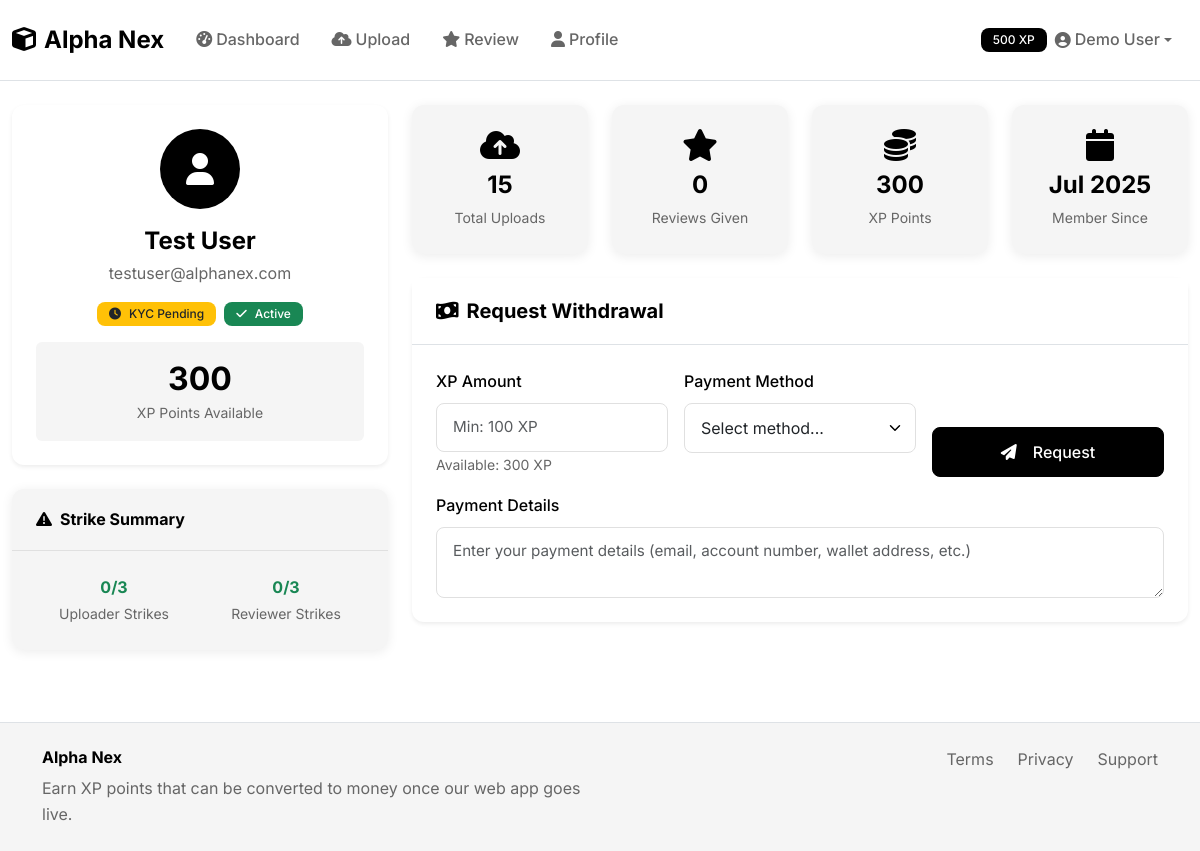
Page /request_withdrawal (signed in) on the committed database.
### models.py (models this page shows, shortened)
class User(UserMixin, db.Model):
    id = db.Column(db.Integer, primary_key=True)
    name = db.Column(db.String(100), nullable=False)
    email = db.Column(db.String(120), unique=True, nullable=False)
    password_hash = db.Column(db.String(256), nullable=False)
    is_verified = db.Column(db.Boolean, default=False)
    xp_points = db.Column(db.Integer, default=0)
    uploader_strikes = db.Column(db.Integer, default=0)
    reviewer_strikes = db.Column(db.Integer, default=0)
    is_banned = db.Column(db.Boolean, default=False)
    created_at = db.Column(db.DateTime, default=datetime.utcnow)
    kyc_verified = db.Column(db.Boolean, default=False)
    document_path = db.Column(db.String(255))
    selfie_path = db.Column(db.String(255))
    daily_upload_bytes = db.Column(db.Integer, default=0)
    daily_upload_reset = db.Column(db.DateTime, default=datetime.utcnow)
    uploads = db.relationship('Upload', backref='user', lazy=True)
    reviews = db.relationship('Review', backref='reviewer', lazy=True)
    strikes = db.relationship('Strike', backref='user', lazy=True)
    withdrawals = db.relationship('WithdrawalRequest', backref='user', lazy=True)

### routes.py (the view, shortened to what this page needs)
@app.route('/request_withdrawal', methods=['GET', 'POST'])
def request_withdrawal():
    form = WithdrawalForm()
    return render_template('profile.html', withdrawal_form=form)

### forms.py
class WithdrawalForm(FlaskForm):
    amount_xp = IntegerField('XP Amount', validators=[DataRequired()])
    payment_method = SelectField('Payment Method', validators=[DataRequired()], choices=[
        ('paypal', 'PayPal'),
        ('bank', 'Bank Transfer'),
        ('crypto', 'Cryptocurrency')
    ])
    payment_details = TextAreaField('Payment Details', validators=[DataRequired()])

### app.py (called while the page is built)
@login_manager.user_loader
def load_user(user_id):
    from models import User
    return User.query.get(int(user_id))

### templates/profile.html (shortened to what this page needs)
{% extends "base.html" %}
{% block content %}
<div class="row">
    <div class="col-lg-4">
        <div class="card border-0 shadow-sm mb-4">
            <div class="card-body text-center">
                <div class="bg-black text-white rounded-circle d-inline-flex align-items-center justify-content-center mb-3"
                     style="width: 80px; height: 80px;">
                    <i class="fas fa-user fa-2x"></i>
                </div>
                <h4 class="fw-bold text-black mb-1">{{ current_user.name }}</h4>
                <p class="text-muted mb-3">{{ current_user.email }}</p>
                <div class="d-flex justify-content-center gap-2 mb-3">
                    {% if current_user.kyc_verified %}
                    <span class="badge bg-success">
                        <i class="fas fa-check-circle me-1"></i>KYC Verified
                    </span>
                    {% else %}
                    <span class="badge bg-warning text-dark">
                        <i class="fas fa-clock me-1"></i>KYC Pending
                    </span>
                    {% endif %}
                    {% if current_user.is_banned %}
                    <span class="badge bg-danger">
                        <i class="fas fa-ban me-1"></i>Banned
                    </span>
                    {% else %}
                    <span class="badge bg-success">
                        <i class="fas fa-check me-1"></i>Active
                    </span>
                    {% endif %}
                </div>
                <div class="bg-light rounded p-3">
                    <h2 class="fw-bold text-black mb-0">{{ current_user.xp_points }}</h2>
                    <small class="text-muted">XP Points Available</small>
                </div>
            </div>
        </div>
        <div class="card border-0 {% if current_user.uploader_strikes > 0 or current_user.reviewer_strikes > 0 %}bg-warning bg-opacity-10 border-warning{% else %}bg-light{% endif %}">
            <div class="card-header bg-transparent">
                <h6 class="fw-bold text-black mb-0">
                    <i class="fas fa-exclamation-triangle me-2"></i>Strike Summary
                </h6>
            </div>
            <div class="card-body">
                <div class="row text-center g-3">
                    <div class="col-6">
                        <div class="fw-bold text-{% if current_user.uploader_strikes >= 3 %}danger{% elif current_user.uploader_strikes > 0 %}warning{% else %}success{% endif %}">
                            {{ current_user.uploader_strikes }}/3
                        </div>
                        <small class="text-muted">Uploader Strikes</small>
                    </div>
                    <div class="col-6">
                        <div class="fw-bold text-{% if current_user.reviewer_strikes >= 3 %}danger{% elif current_user.reviewer_strikes > 0 %}warning{% else %}success{% endif %}">
                            {{ current_user.reviewer_strikes }}/3
                        </div>
                        <small class="text-muted">Reviewer Strikes</small>
                    </div>
                </div>
            </div>
        </div>
    </div>
    <div class="col-lg-8">
        <div class="row g-4 mb-4">
            <div class="col-sm-6 col-lg-3">
                <div class="card border-0 bg-light text-center">
                    <div class="card-body">
                        <i class="fas fa-cloud-upload-alt fa-2x text-black mb-2"></i>
                        <h4 class="fw-bold text-black mb-1">{{ current_user.uploads|length }}</h4>
                        <small class="text-muted">Total Uploads</small>
                    </div>
                </div>
            </div>
            <div class="col-sm-6 col-lg-3">
                <div class="card border-0 bg-light text-center">
                    <div class="card-body">
                        <i class="fas fa-star fa-2x text-black mb-2"></i>
                        <h4 class="fw-bold text-black mb-1">{{ current_user.reviews|length }}</h4>
                        <small class="text-muted">Reviews Given</small>
                    </div>
                </div>
            </div>
            <div class="col-sm-6 col-lg-3">
                <div class="card border-0 bg-light text-center">
                    <div class="card-body">
                        <i class="fas fa-coins fa-2x text-black mb-2"></i>
                        <h4 class="fw-bold text-black mb-1">{{ current_user.xp_points }}</h4>
                        <small class="text-muted">XP Points</small>
                    </div>
                </div>
            </div>
            <div class="col-sm-6 col-lg-3">
                <div class="card border-0 bg-light text-center">
                    <div class="card-body">
                        <i class="fas fa-calendar fa-2x text-black mb-2"></i>
                        <h4 class="fw-bold text-black mb-1">{{ current_user.created_at.strftime('%b %Y') }}</h4>
                        <small class="text-muted">Member Since</small>
                    </div>
                </div>
            </div>
        </div>
        <div class="card border-0 shadow-sm mb-4">
            <div class="card-header bg-white border-bottom">
                <h5 class="fw-bold text-black mb-0">
                    <i class="fas fa-money-bill-wave me-2"></i>Request Withdrawal
                </h5>
            </div>
            <div class="card-body">
                {% if current_user.xp_points >= 100 %}
                <form method="POST" action="{{ url_for('request_withdrawal') }}">
                    <div class="row g-3">
                        <div class="col-md-4">
                            <label class="form-label fw-medium">XP Amount</label>
                            <input type="number" class="form-control" name="amount_xp" min="100" max="{{ current_user.xp_points }}" placeholder="Min: 100 XP">
                            <small class="text-muted">Available: {{ current_user.xp_points }} XP</small>
                        </div>
                        <div class="col-md-4">
                            <label class="form-label fw-medium">Payment Method</label>
                            <select class="form-select" name="payment_method" required>
                                <option value="">Select method...</option>
                            </select>
                        </div>
                        <div class="col-md-4 d-flex align-items-end">
                            <button type="submit" class="btn btn-dark w-100">
                                <i class="fas fa-paper-plane me-2"></i>Request
                            </button>
                        </div>
                    </div>
                    <div class="mt-3">
                        <label class="form-label fw-medium">Payment Details</label>
                        <textarea class="form-control" name="payment_details" rows="2" placeholder="Enter your payment details (email, account number, wallet address, etc.)"></textarea>
                    </div>
                </form>
                {% else %}
                <div class="alert alert-info mb-0">
                    <i class="fas fa-info-circle me-2"></i>
                    Minimum withdrawal amount is 100 XP. You currently have {{ current_user.xp_points }} XP.
                </div>
                {% endif %}
            </div>
        </div>
    </div>
</div>
{% endblock %}

### static/css/style.css (style rules this page uses)
:root { --primary-black: #000000; --primary-white: #ffffff; --dark-gray: #1a1a1a; --medium-gray: #666666; --light-gray: #f5f5f5; --border-gray: #e0e0e0; --hover-gray: #f8f9fa; --font-family: 'Inter', 'Roboto', -apple-system, BlinkMacSystemFont, sans-serif; --font-weight-light: 300; --font-weight-normal: 400; --font-weight-medium: 500; --font-weight-semibold: 600; --font-weight-bold: 700; --border-radius: 8px; --border-radius-lg: 12px; --box-shadow: 0 2px 12px rgba(0, 0, 0, 0.08); --box-shadow-lg: 0 4px 24px rgba(0, 0, 0, 0.12); --transition-fast: 0.15s ease-in-out; --transition-normal: 0.3s ease-in-out; --transition-slow: 0.5s ease-in-out; }
body { font-family: var(--font-family); font-weight: var(--font-weight-normal); color: var(--dark-gray); background-color: var(--primary-white); line-height: 1.6; -webkit-font-smoothing: antialiased; -moz-osx-font-smoothing: grayscale; }
h1, h2, h3, h4, h5, h6 { font-family: var(--font-family); font-weight: var(--font-weight-bold); color: var(--primary-black); line-height: 1.3; margin-bottom: 0.5rem; }
.text-black { color: var(--primary-black) !important; }
.text-muted { color: var(--medium-gray) !important; }
.btn { font-family: var(--font-family); font-weight: var(--font-weight-medium); border-radius: var(--border-radius); padding: 0.75rem 1.5rem; transition: all var(--transition-fast); border: none; display: inline-flex; align-items: center; justify-content: center; gap: 0.5rem; }
.btn-dark { background-color: var(--primary-black); color: var(--primary-white); border: 1px solid var(--primary-black); }
.form-control { font-family: var(--font-family); border: 1px solid var(--border-gray); border-radius: var(--border-radius); padding: 0.75rem 1rem; font-size: 0.95rem; transition: all var(--transition-fast); background-color: var(--primary-white); }
.form-label { font-weight: var(--font-weight-medium); color: var(--primary-black); margin-bottom: 0.5rem; }
.form-select { font-family: var(--font-family); border: 1px solid var(--border-gray); border-radius: var(--border-radius); padding: 0.75rem 1rem; background-color: var(--primary-white); }
.card { border: 1px solid var(--border-gray); border-radius: var(--border-radius-lg); background-color: var(--primary-white); box-shadow: var(--box-shadow); transition: all var(--transition-normal); }
.card-header { background-color: var(--primary-white); border-bottom: 1px solid var(--border-gray); padding: 1.25rem 1.5rem; font-weight: var(--font-weight-semibold); }
.card-body { padding: 1.5rem; }
.bg-light { background-color: var(--light-gray) !important; }
.bg-black { background-color: var(--primary-black) !important; }
.bg-white { background-color: var(--primary-white) !important; }
.badge { font-family: var(--font-family); font-weight: var(--font-weight-medium); padding: 0.375rem 0.75rem; border-radius: var(--border-radius); font-size: 0.75rem; display: inline-flex; align-items: center; gap: 0.25rem; }

### rows in the picture
User: name "Test User", email "testuser@alphanex.com", xp_points "300", uploader_strikes "0", reviewer_strikes "0", created_at "Jul 2025"

### other values in the picture
{{ demo_user.xp_points if demo_user else 500 }} "500"
{{ demo_user.name if demo_user else 'Demo User' }} "Demo User"
{{ current_user.uploads|length }} "15"
{{ current_user.reviews|length }} "0"
